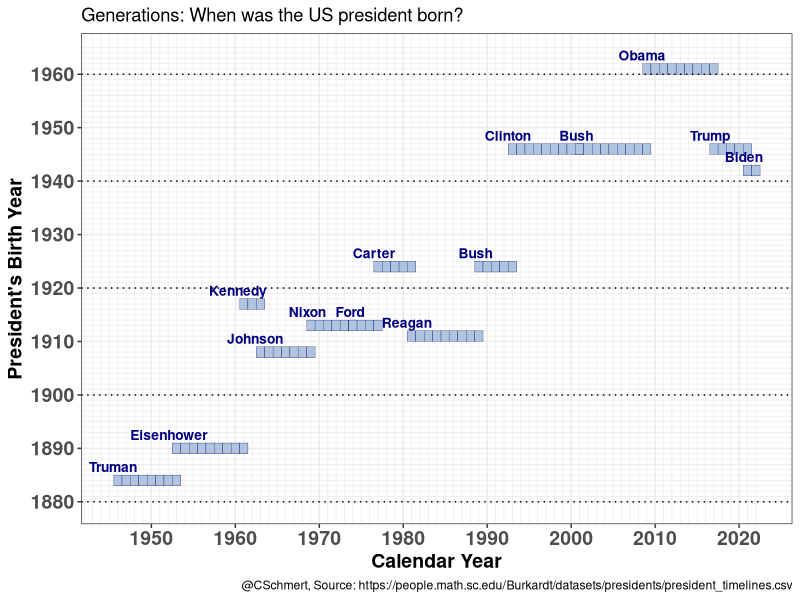
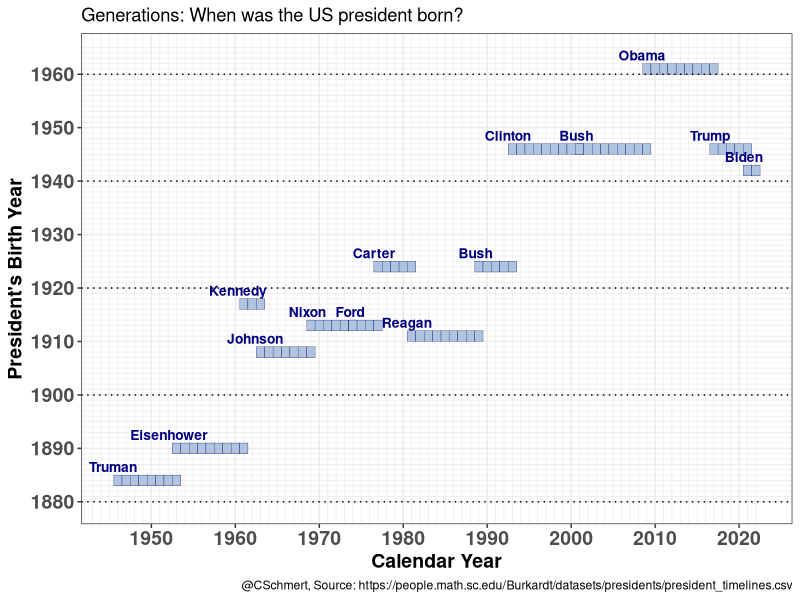

The R source for these figures, in order:
#..............................................................
# simple grid of US presidents' years of birth (vertical axis)
# against years in office (horizontal axis)
# .............................................................

library(tidyverse)
library(lubridate)

# read timeline file, from 
# https://people.math.sc.edu/Burkardt/datasets/presidents/president_timelines.csv
 
timeline = read_csv('president_timelines.csv', skip=4) %>% 
            mutate(born  = year( as.Date(Birth, format='%d %B %Y')),
                   enter = year( as.Date(TermBegin, format='%d %B %Y')),
                   exit  = year( as.Date(TermEnd, format='%d %B %Y'))) %>% 
            select(Index, Name,LastName,born, enter, exit)

# function to make a little df corresponding to specific years for
# one president in office

years_in_office = function(Index) {
  expand.grid(year= seq(timeline$enter[Index], timeline$exit[Index],1),
              birthyear = timeline$born[Index],
              lastname  = timeline$LastName[Index])
}

D = years_in_office(1)
for (i in 2:nrow(timeline)) {
  D = rbind( D, years_in_office(i))
}

text_info = filter(D, year > 1945) %>% 
             group_by(birthyear,lastname) %>% 
             slice(1)

G = ggplot(data=filter(D, year>1945)) +
  aes(x=year, y=birthyear) +
  geom_tile(fill='lightsteelblue', col='navy') +
  scale_x_continuous(breaks=seq(1950,2020,10),
                     minor_breaks = seq(1940,2022,1)) +
  scale_y_continuous(breaks=seq(1880,1960,10),
                     minor_breaks = seq(1880,1965,1)) +
  labs(x='Calendar Year', y='President\'s Birth Year',
       title='Generations: When was the US president born?',
       caption='@CSchmert, Source: https://people.math.sc.edu/Burkardt/datasets/presidents/president_timelines.csv') +
  theme_bw() +
  theme(axis.text = element_text(face='bold', size=14),
        axis.title = element_text(face='bold', size=14))

G + 
  geom_text(data=text_info, aes(x=year,y=birthyear+2.5,label=lastname),
            hjust=0.6, color='navy', fontface='bold', size=3.5) +
  geom_hline(yintercept = seq(1880,1960,20), lty='dotted')


ggsave('presidential-birthyears.png', height=8, width=8, dpi=300)
